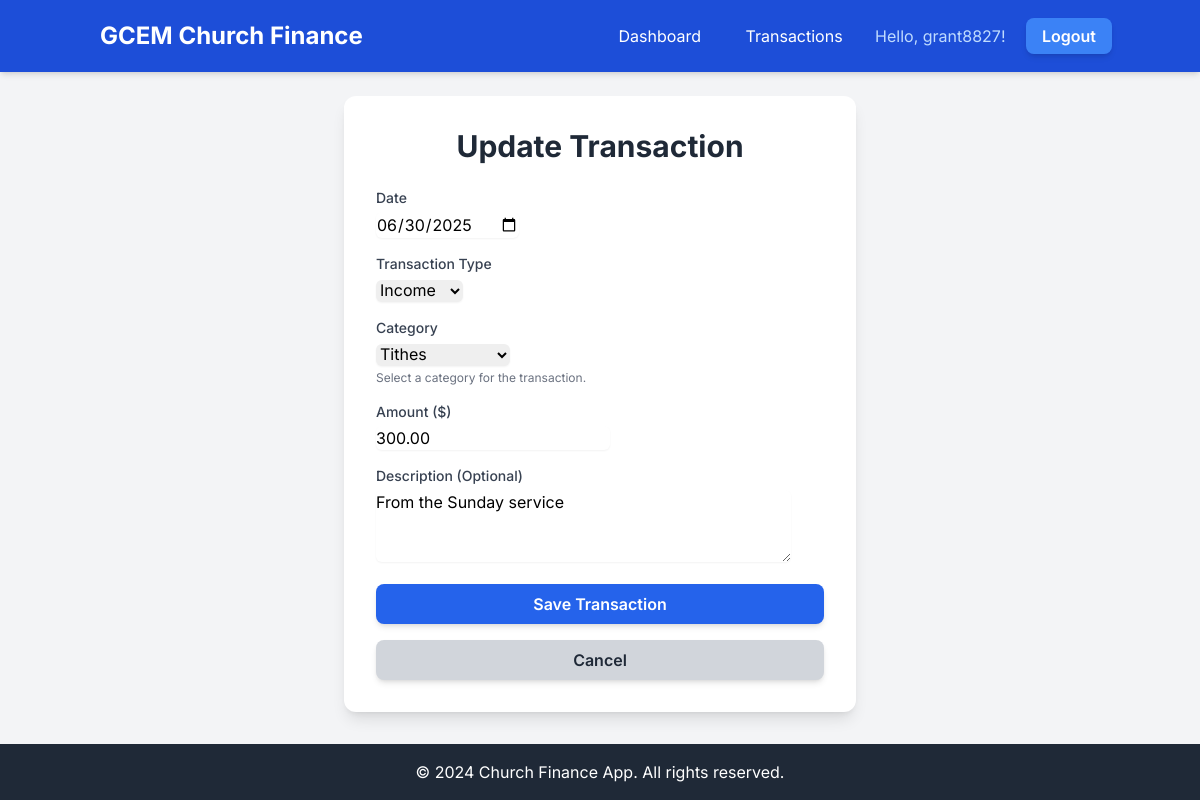
The app's page /finances/transactions/1/edit/ (signed in) with its own data.
### church_finances/models.py (models this page shows, shortened)
class Transaction(models.Model):
    TRANSACTION_TYPES = (
        ('income', 'Income'),
        ('expense', 'Expense'),
    )
    INCOME_CATEGORIES = (
        ('tithes', 'Tithes'),
        ('offerings', 'Offerings'),
        ('donations', 'Donations'),
        ('fundraising', 'Fundraising'),
        ('other_income', 'Other Income'),
    )
    EXPENSE_CATEGORIES = (
        ('salaries', 'Salaries'),
        ('utilities', 'Utilities'),
        ('rent_mortgage', 'Rent/Mortgage'),
        ('missions', 'Missions'),
        ('benevolence', 'Benevolence'),
        ('supplies', 'Supplies'),
        ('maintenance', 'Maintenance'),
        ('events', 'Events'),
        ('other_expense', 'Other Expense'),
    )
    date = models.DateField()
    type = models.CharField(max_length=10, choices=TRANSACTION_TYPES)
    category = models.CharField(max_length=50,
                                choices=INCOME_CATEGORIES + EXPENSE_CATEGORIES,
                                help_text="Select a category for the transaction.")
    amount = models.DecimalField(max_digits=10, decimal_places=2)
    description = models.TextField(blank=True, null=True)
    recorded_by = models.ForeignKey(User, on_delete=models.SET_NULL, null=True, blank=True)
    created_at = models.DateTimeField(auto_now_add=True)
    updated_at = models.DateTimeField(auto_now=True)
    class Meta:
        ordering = ['-date', '-created_at'] # Order by date descending, then creation time

### church_finances/views.py (the view)
# urls.py: path('transactions/<int:pk>/edit/', views.transaction_update_view, name='transaction_update'),
@login_required
def transaction_update_view(request, pk):
    transaction = get_object_or_404(Transaction, pk=pk)
    if request.method == 'POST':
        form = TransactionForm(request.POST, instance=transaction)
        if form.is_valid():
            form.save()
            success(request, 'Transaction updated successfully!')
            return redirect('transaction_detail', pk=pk)
        else:
            for field, errors_list in form.errors.items():
                for err in errors_list:
                    error(request, f"{field}: {err}")
    else:
        form = TransactionForm(instance=transaction)
    return render(request, 'church_finances/transaction_form.html', {'form': form, 'title': 'Update Transaction'})

### church_finances/forms.py
class TransactionForm(forms.ModelForm):
    class Meta:
        model = Transaction
        fields = ['date', 'type', 'category', 'amount', 'description']
        widgets = {
            'date': forms.DateInput(attrs={'type': 'date', 'class': 'form-input rounded-md shadow-sm'}),
            'type': forms.Select(attrs={'class': 'form-select rounded-md shadow-sm'}),
            'category': forms.Select(attrs={'class': 'form-select rounded-md shadow-sm'}),
            'amount': forms.NumberInput(attrs={'class': 'form-input rounded-md shadow-sm', 'step': '0.01'}),
            'description': forms.Textarea(attrs={'rows': 3, 'class': 'form-textarea rounded-md shadow-sm'}),
        }
        labels = {
            'date': 'Date',
            'type': 'Transaction Type',
            'category': 'Category',
            'amount': 'Amount ($)',
            'description': 'Description (Optional)',
        }

### church_finances/templates/church_finances/transaction_form.html (shortened to what this page needs)
{% extends 'base.html' %}
{% block content %}
<div class="flex items-center justify-center min-h-screen-minus-nav-footer">
    <div class="bg-white p-8 rounded-xl shadow-lg w-full max-w-lg">
        <h2 class="text-3xl font-bold text-center text-gray-800 mb-6">{{ title }}</h2>
        <form method="post" class="space-y-4">
            {% for field in form %}
                <div>
                    <label for="{{ field.id_for_label }}" class="block text-sm font-medium text-gray-700 mb-1">
                        {{ field.label }}
                    </label>
                    {{ field }}
                    {% if field.help_text %}
                        <p class="text-xs text-gray-500 mt-1">{{ field.help_text }}</p>
                    {% endif %}
                </div>
            {% endfor %}
            <button type="submit"
                    class="w-full bg-blue-600 hover:bg-blue-700 text-white font-semibold py-2 px-4 rounded-lg shadow-md transition duration-300 ease-in-out transform hover:scale-105 focus:outline-none focus:ring-2 focus:ring-blue-500 focus:ring-opacity-75">
                Save Transaction
            </button>
            <a href="{% url 'transaction_list' %}"
               class="block w-full text-center bg-gray-300 hover:bg-gray-400 text-gray-800 font-semibold py-2 px-4 rounded-lg shadow-md transition duration-300 ease-in-out transform hover:scale-105 mt-2">
                Cancel
            </a>
        </form>
    </div>
</div>
{% endblock %}

### templates/base.html (shortened to what this page needs)
<!DOCTYPE html>
<html lang="en">
<head>
    <script src="https://cdn.tailwindcss.com"></script>
</head>
<body class="flex flex-col min-h-screen">
    <nav class="bg-blue-700 p-4 shadow-md">
        <div class="container mx-auto flex justify-between items-center">
            <a href="{% url 'home' %}" class="text-white text-2xl font-bold rounded-md px-3 py-1 hover:bg-blue-600 transition-colors">
               GCEM Church Finance
            </a>
            <div class="space-x-4">
                {% if user.is_authenticated %}
                    <a href="{% url 'dashboard' %}" class="text-white hover:text-blue-200 rounded-md px-3 py-1 hover:bg-blue-600 transition-colors">Dashboard</a>
                    <a href="{% url 'transaction_list' %}" class="text-white hover:text-blue-200 rounded-md px-3 py-1 hover:bg-blue-600 transition-colors">Transactions</a>
                    <span class="text-blue-200">Hello, {{ user.username }}!</span>
                    <a href="{% url 'logout' %}" class="bg-blue-500 hover:bg-blue-600 text-white font-semibold py-2 px-4 rounded-lg shadow-md transition duration-300 ease-in-out transform hover:scale-105">Logout</a>
                {% endif %}
            </div>
        </div>
    </nav>
    <main class="flex-grow container mx-auto p-6">
        {% block content %}
        {% endblock %}
    </main>
    <footer class="bg-gray-800 text-white p-4 text-center mt-auto">
        <div class="container mx-auto">
            &copy; 2024 Church Finance App. All rights reserved.
        </div>
    </footer>
</body>
</html>

### templates/base.html (style rules this page uses)
body { font-family: 'Inter', sans-serif; background-color: #f3f4f6; min-height: 100vh; display: flex; flex-direction: column; }

### records on screen
Transaction: form "06/30/2025" "Income" "Tithes" "300.00" "From the Sunday service"

### other values on screen
{{ user.username }} "grant8827"
{{ title }} "Update Transaction"
{{ field.label }} "Date" "Transaction Type" "Category" "Amount ($)" "Description (Optional)"
{{ field.help_text }} "Select a category for the transaction."
